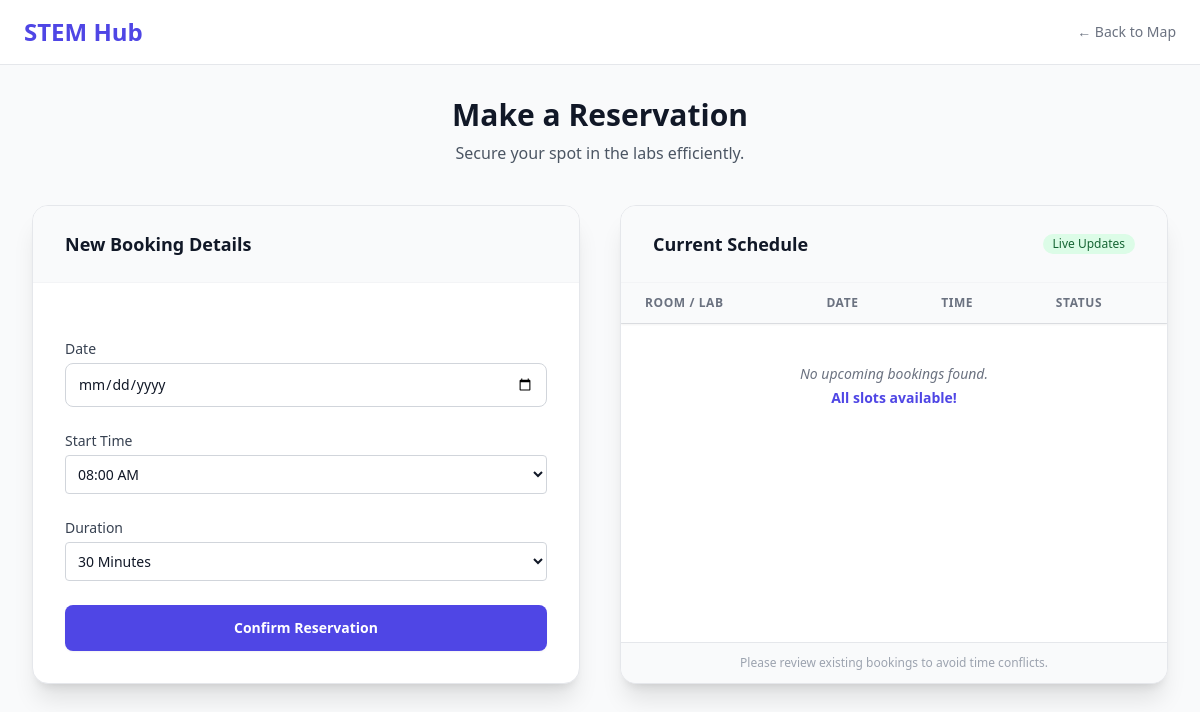
Before: /reservations/reserve/1/ (signed in) with the older database file.
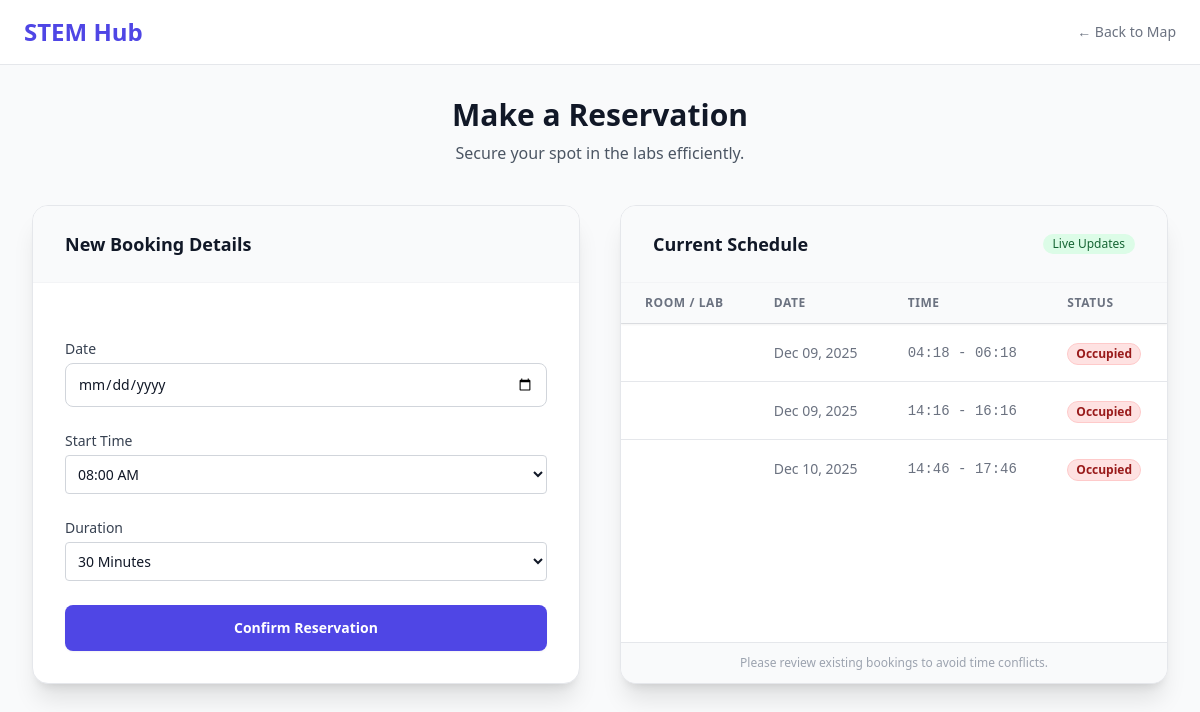
After: the same page with the newer database file.
### reservations/models.py (models this page shows, shortened)
class Reservation(models.Model):
    user = models.ForeignKey(User, on_delete=models.CASCADE)
    lab = models.ForeignKey(Lab, on_delete=models.CASCADE)
    date = models.DateField()
    start_time = models.TimeField()
    end_time = models.TimeField()
    created_at = models.DateTimeField(auto_now_add=True)

### reservations/views.py (the view)
# urls.py: path('reserve/<int:lab_id>/', views.make_reservation, name='make_reservation'),
@login_required
def make_reservation(request, lab_id):
    lab = get_object_or_404(Lab, pk=lab_id)
    initial_data = {}
    if 'date' in request.GET:
        initial_data['date'] = request.GET['date']
    if 'start_time' in request.GET:
        initial_data['start_time'] = request.GET['start_time']
    if request.method == 'POST':
        form = ReservationForm(request.POST)
        if form.is_valid():
            reservation = form.save(commit=False)
            reservation.user = request.user
            reservation.lab = lab
            conflicts = Reservation.objects.filter(
                lab=reservation.lab,
                date=reservation.date
            ).filter(
                Q(start_time__lt=reservation.end_time) &
                Q(end_time__gt=reservation.start_time)
            )
            if conflicts.exists():
                form.add_error(None, "This time slot is already booked for this lab.")
            else:
                reservation.save()
                return redirect('reservations:success')
    else:
        form = ReservationForm(initial=initial_data)
    bookings = Reservation.objects.filter(
        lab=lab,
        date__gte=timezone.now().date()
    ).order_by('date', 'start_time')
    return render(request, 'reservations/reserve.html', {'form': form, 'bookings': bookings, 'lab': lab})

### reservations/forms.py (shortened to what this page needs)
class ReservationForm(forms.ModelForm):
    DURATION_CHOICES = [
        (30, '30 Minutes'),
        (60, '1 Hour'),
        (90, '1 Hour 30 Minutes'),
        (120, '2 Hours'),
        (150, '2 Hours 30 Minutes'),
        (180, '3 Hours'),
        (210, '3 Hours 30 Minutes'),
        (240, '4 Hours'),
    ]
    start_time = forms.TimeField(
        widget=forms.Select(
            choices=generate_time_choices(),
            attrs={'class': 'border p-2 rounded w-full'}
        ),
        label="Start Time"
    )
    duration = forms.ChoiceField(
        choices=DURATION_CHOICES,
        label="Duration",
        widget=forms.Select(attrs={'class': 'border p-2 rounded w-full'})
    )
    class Meta:
        model = Reservation
        fields = ['date', 'start_time']
        widgets = {
            'date': forms.DateInput(attrs={'type': 'date', 'class': 'border p-2 rounded w-full'}),
        }

### CORE/templates/reservations/reserve.html (shortened to what the changed rows need)
{% load static %}
<!DOCTYPE html>
<html lang="en">
<head>
    <script src="https://cdn.tailwindcss.com"></script>
</head>
<body class="bg-gray-50 font-sans text-gray-800 min-h-screen flex flex-col">
    <main class="flex-grow px-4 sm:px-6 lg:px-8 pb-12">
        <div class="max-w-6xl mx-auto">
            <div class="mb-10 text-center">
                <h1 class="text-3xl font-extrabold text-gray-900">Make a Reservation</h1>
            </div>
            <div class="grid grid-cols-1 lg:grid-cols-2 gap-10">
                <div class="bg-white rounded-2xl shadow-xl border border-gray-200 overflow-hidden">
                    <div class="px-8 py-6 border-b border-gray-100 bg-gray-50">
                        <h2 class="text-lg font-bold text-gray-900">New Booking Details</h2>
                    </div>
                    <div class="p-8">
                        <form method="post" class="space-y-6">
                            {% for field in form %}
                                <div>
                                    <label for="{{ field.id_for_label }}" class="block text-sm font-medium text-gray-700 mb-1">
                                        {{ field.label }}
                                    </label>
                                    <div>
                                        {{ field }}
                                    </div>
                                </div>
                            {% endfor %}
                        </form>
                    </div>
                </div>
                <div class="bg-white rounded-2xl shadow-xl border border-gray-200 overflow-hidden flex flex-col h-full" style="max-height: 800px;">
                    <div class="px-8 py-6 border-b border-gray-100 bg-gray-50 flex justify-between items-center">
                        <h2 class="text-lg font-bold text-gray-900">Current Schedule</h2>
                    </div>
                    <div class="flex-grow overflow-auto custom-scrollbar relative">
                        <table class="min-w-full divide-y divide-gray-200">
                            <thead class="bg-gray-50 sticky top-0 shadow-sm z-10">
                                <tr>
                                    <th scope="col" class="px-6 py-3 text-left text-xs font-bold text-gray-500 uppercase tracking-wider">Room / Lab</th>
                                    <th scope="col" class="px-6 py-3 text-left text-xs font-bold text-gray-500 uppercase tracking-wider">Date</th>
                                    <th scope="col" class="px-6 py-3 text-left text-xs font-bold text-gray-500 uppercase tracking-wider">Time</th>
                                    <th scope="col" class="px-6 py-3 text-left text-xs font-bold text-gray-500 uppercase tracking-wider">Status</th>
                                </tr>
                            </thead>
                            <tbody class="bg-white divide-y divide-gray-200">
                                {% for booking in bookings %}
                                <tr class="hover:bg-gray-50 transition">
                                    <td class="px-6 py-4 whitespace-nowrap text-sm font-medium text-gray-900">
                                    </td>
                                    <td class="px-6 py-4 whitespace-nowrap text-sm text-gray-500">
                                        {{ booking.date|date:"M d, Y" }}
                                    </td>
                                    <td class="px-6 py-4 whitespace-nowrap text-sm text-gray-500 font-mono">
                                        {{ booking.start_time|time:"H:i" }} - {{ booking.end_time|time:"H:i" }}
                                    </td>
                                    <td class="px-6 py-4 whitespace-nowrap">
                                        <span class="px-2 inline-flex text-xs leading-5 font-semibold rounded-full bg-red-100 text-red-800 border border-red-200">
                                            Occupied
                                        </span>
                                    </td>
                                </tr>
                                {% empty %}
                                <tr>
                                    <td colspan="4" class="px-6 py-10 text-center text-gray-500">
                                        <p class="text-sm italic">No upcoming bookings found.</p>
                                        <p class="text-indigo-600 font-semibold text-sm mt-1">All slots available!</p>
                                    </td>
                                </tr>
                                {% endfor %}
                            </tbody>
                        </table>
                    </div>
                </div>
            </div>
        </div>
    </main>
</body>
</html>

Changed rows visible on the page:
added Reservation: date "Dec 09, 2025", start_time "04:18", end_time "06:18"
added Reservation: date "Dec 09, 2025", start_time "14:16", end_time "16:16"
added Reservation: date "Dec 10, 2025", start_time "14:46", end_time "17:46"
Other visible differences:
text no longer shown: "No upcoming bookings found. All slots available!"
